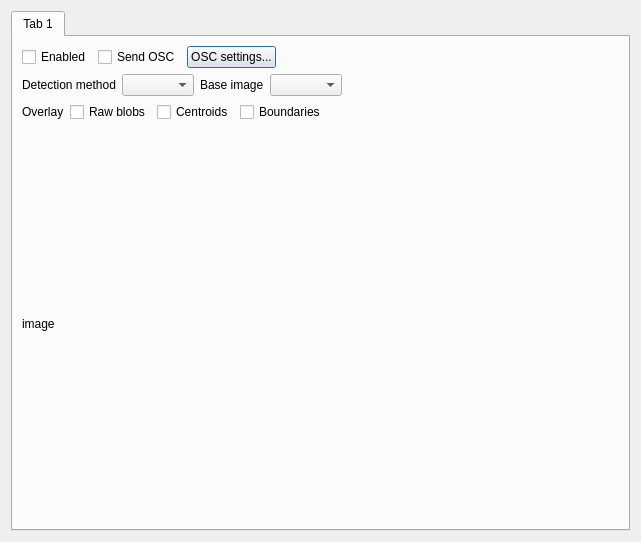
<?xml version="1.0" encoding="UTF-8"?>
<ui version="4.0">
 <class>MultipleKinectsDialog</class>
 <widget class="QDialog" name="MultipleKinectsDialog">
  <property name="geometry">
   <rect>
    <x>0</x>
    <y>0</y>
    <width>641</width>
    <height>542</height>
   </rect>
  </property>
  <property name="windowTitle">
   <string>Dialog</string>
  </property>
  <layout class="QGridLayout" name="gridLayout_2">
   <item row="0" column="0">
    <widget class="QTabWidget" name="kinects_tw">
     <property name="currentIndex">
      <number>0</number>
     </property>
     <widget class="QWidget" name="tab">
      <attribute name="title">
       <string>Tab 1</string>
      </attribute>
      <layout class="QGridLayout" name="gridLayout">
       <item row="0" column="0">
        <layout class="QHBoxLayout" name="horizontalLayout">
         <item>
          <widget class="QCheckBox" name="enable_kinect_cb">
           <property name="text">
            <string>Enabled</string>
           </property>
          </widget>
         </item>
         <item>
          <widget class="QCheckBox" name="send_osc_cb">
           <property name="text">
            <string>Send OSC</string>
           </property>
          </widget>
         </item>
         <item>
          <widget class="QPushButton" name="osc_settings_b">
           <property name="text">
            <string>OSC settings...</string>
           </property>
          </widget>
         </item>
         <item>
          <spacer name="horizontalSpacer_3">
           <property name="orientation">
            <enum>Qt::Horizontal</enum>
           </property>
           <property name="sizeHint" stdset="0">
            <size>
             <width>40</width>
             <height>20</height>
            </size>
           </property>
          </spacer>
         </item>
        </layout>
       </item>
       <item row="1" column="0">
        <layout class="QHBoxLayout" name="horizontalLayout_2">
         <item>
          <widget class="QLabel" name="label">
           <property name="text">
            <string>Detection method</string>
           </property>
          </widget>
         </item>
         <item>
          <widget class="QComboBox" name="detection_method_cb_b"/>
         </item>
         <item>
          <widget class="QLabel" name="label_2">
           <property name="text">
            <string>Base image</string>
           </property>
          </widget>
         </item>
         <item>
          <widget class="QComboBox" name="base_image_cb_b"/>
         </item>
         <item>
          <spacer name="horizontalSpacer">
           <property name="orientation">
            <enum>Qt::Horizontal</enum>
           </property>
           <property name="sizeHint" stdset="0">
            <size>
             <width>40</width>
             <height>20</height>
            </size>
           </property>
          </spacer>
         </item>
        </layout>
       </item>
       <item row="2" column="0">
        <layout class="QHBoxLayout" name="horizontalLayout_3">
         <item>
          <widget class="QLabel" name="label_3">
           <property name="text">
            <string>Overlay</string>
           </property>
          </widget>
         </item>
         <item>
          <widget class="QCheckBox" name="blobs_cb">
           <property name="text">
            <string>Raw blobs</string>
           </property>
          </widget>
         </item>
         <item>
          <widget class="QCheckBox" name="centroids_cb">
           <property name="text">
            <string>Centroids</string>
           </property>
          </widget>
         </item>
         <item>
          <widget class="QCheckBox" name="boundaries_cb">
           <property name="text">
            <string>Boundaries</string>
           </property>
          </widget>
         </item>
         <item>
          <spacer name="horizontalSpacer_2">
           <property name="orientation">
            <enum>Qt::Horizontal</enum>
           </property>
           <property name="sizeHint" stdset="0">
            <size>
             <width>40</width>
             <height>20</height>
            </size>
           </property>
          </spacer>
         </item>
        </layout>
       </item>
       <item row="3" column="0">
        <widget class="QLabel" name="base_image_lab">
         <property name="sizePolicy">
          <sizepolicy hsizetype="Expanding" vsizetype="Expanding">
           <horstretch>0</horstretch>
           <verstretch>0</verstretch>
          </sizepolicy>
         </property>
         <property name="text">
          <string>image</string>
         </property>
        </widget>
       </item>
      </layout>
     </widget>
    </widget>
   </item>
  </layout>
 </widget>
 <tabstops>
  <tabstop>kinects_tw</tabstop>
  <tabstop>enable_kinect_cb</tabstop>
  <tabstop>send_osc_cb</tabstop>
  <tabstop>osc_settings_b</tabstop>
  <tabstop>detection_method_cb_b</tabstop>
  <tabstop>base_image_cb_b</tabstop>
  <tabstop>centroids_cb</tabstop>
  <tabstop>boundaries_cb</tabstop>
 </tabstops>
 <resources/>
 <connections/>
</ui>
